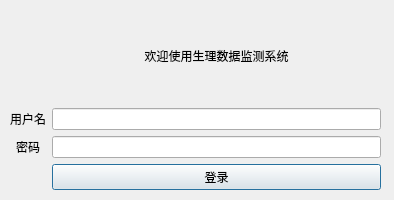
<?xml version="1.0" encoding="UTF-8"?>
<ui version="4.0">
 <class>login</class>
 <widget class="QDialog" name="login">
  <property name="geometry">
   <rect>
    <x>0</x>
    <y>0</y>
    <width>394</width>
    <height>200</height>
   </rect>
  </property>
  <property name="windowTitle">
   <string>Dialog</string>
  </property>
  <widget class="QWidget" name="gridLayoutWidget">
   <property name="geometry">
    <rect>
     <x>10</x>
     <y>10</y>
     <width>371</width>
     <height>180</height>
    </rect>
   </property>
   <layout class="QGridLayout" name="gridLayout">
    <item row="2" column="0">
     <widget class="QLabel" name="label_3">
      <property name="text">
       <string>密码</string>
      </property>
      <property name="alignment">
       <set>Qt::AlignCenter</set>
      </property>
     </widget>
    </item>
    <item row="2" column="1">
     <widget class="QLineEdit" name="password">
      <property name="statusTip">
       <string>请输入密码</string>
      </property>
     </widget>
    </item>
    <item row="1" column="0">
     <widget class="QLabel" name="label_2">
      <property name="text">
       <string>用户名</string>
      </property>
      <property name="alignment">
       <set>Qt::AlignCenter</set>
      </property>
     </widget>
    </item>
    <item row="1" column="1">
     <widget class="QLineEdit" name="username">
      <property name="statusTip">
       <string>请输入用户名</string>
      </property>
     </widget>
    </item>
    <item row="0" column="1">
     <widget class="QLabel" name="label">
      <property name="text">
       <string>欢迎使用生理数据监测系统</string>
      </property>
      <property name="alignment">
       <set>Qt::AlignCenter</set>
      </property>
     </widget>
    </item>
    <item row="3" column="1">
     <widget class="QPushButton" name="login_btn">
      <property name="statusTip">
       <string>登录按钮</string>
      </property>
      <property name="text">
       <string>登录</string>
      </property>
     </widget>
    </item>
   </layout>
  </widget>
 </widget>
 <resources/>
 <connections/>
</ui>
